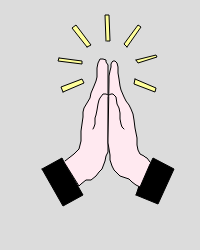
Frame 1 (no input)
Frame 60 (no input): identical to frame 1, image omitted
Frame 120 (the mouse pressed at the canvas centre since frame 60): identical to frame 1, image omitted

The p5.js sketch that drew this single still picture (run headless with seeded random() and noise() and a simulated clock; from frame 60 on, the mouse is pressed at the canvas centre):

// p5.js sketch
// ── sketch.js
function setup() {
  createCanvas(200, 250);
}

function draw() {
  background(220);
  fill(0, 0, 0);
  beginShape();
  vertex(42, 169);
  vertex(62, 158);
  vertex(64, 162);
  vertex(83, 195);
  vertex(63, 206);
  vertex(42, 169);
  endShape();
  beginShape();
  vertex(136, 195);
  vertex(139, 186);
  vertex(153, 158);
  vertex(174, 169);
  vertex(158, 204);
  vertex(136, 195);
  endShape();
  fill(255, 233, 240);
  beginShape();
  vertex(65, 161);
  vertex(74, 154);
  vertex(79, 149);
  vertex(80, 145);
  vertex(81, 141);
  vertex(81, 135);
  vertex(81, 131);
  vertex(82, 124);
  vertex(83, 117);
  vertex(83, 112);
  vertex(84, 108);
  vertex(87, 103);
  vertex(87, 103);
  vertex(90, 98);
  vertex(91, 93);
  vertex(94, 86);
  vertex(96, 81);
  vertex(97, 77);
  vertex(97, 72);
  vertex(97, 68);
  vertex(98, 63);
  vertex(100, 59);
  vertex(103, 59);
  vertex(106, 60);
  vertex(106, 62);
  vertex(108, 65);
  vertex(108, 69);
  vertex(108, 77);
  vertex(108, 89);
  vertex(108, 100);
  vertex(108, 109);
  vertex(108, 120);
  vertex(108, 131);
  vertex(108, 141);
  vertex(108, 152);
  vertex(106, 156);
  vertex(105, 161);
  vertex(102, 169);
  vertex(99, 172);
  vertex(96, 176);
  vertex(91, 180);
  vertex(86, 180);
  vertex(81, 184);
  vertex(79, 186);
  vertex(64, 162);
  endShape();
  beginShape();
  vertex(150, 162);
  vertex(147, 158);
  vertex(145, 157);
  vertex(144, 156);
  vertex(140, 154);
  vertex(138, 150);
  vertex(137, 145);
  vertex(137, 138);
  vertex(136, 133);
  vertex(135, 128);
  vertex(134, 120);
  vertex(133, 114);
  vertex(131, 109);
  vertex(129, 105);
  vertex(126, 101);
  vertex(124, 97);
  vertex(121, 90);
  vertex(120, 86);
  vertex(119, 79);
  vertex(118, 73);
  vertex(118, 67);
  vertex(117, 63);
  vertex(115, 61);
  vertex(114, 61);
  vertex(113, 61);
  vertex(113, 61);
  vertex(112, 62);
  vertex(111, 64);
  vertex(111, 64);
  vertex(111, 67);
  vertex(110, 71);
  vertex(109, 76);
  vertex(109, 81);
  vertex(108, 139);
  vertex(108, 143);
  vertex(109, 149);
  vertex(109, 149);
  vertex(110, 155);
  vertex(110, 160);
  vertex(112, 166);
  vertex(114, 170);
  vertex(117, 173);
  vertex(120, 176);
  vertex(123, 177);
  vertex(129, 179);
  vertex(132, 182);
  vertex(136, 185);
  vertex(140, 187);
  vertex(150, 164);
  endShape();
  beginShape();
  vertex(93, 129);
  vertex(94, 127);
  vertex(95, 124);
  vertex(95, 121);
  vertex(95, 118);
  vertex(96, 115);
  vertex(97, 110);
  vertex(98, 104);
  vertex(99, 100);
  vertex(100, 98);
  vertex(103, 94);
  vertex(106, 94);
  vertex(108, 95);
  endShape();
  beginShape();
  vertex(124, 129);
  vertex(122, 127);
  vertex(121, 124);
  vertex(120, 119);
  vertex(120, 113);
  vertex(119, 108);
  vertex(117, 104);
  vertex(116, 97);
  vertex(113, 94);
  vertex(111, 94);
  vertex(109, 95);
  endShape();
  fill(255, 255, 155);
  beginShape();
  vertex(63, 92);
  vertex(84, 83);
  vertex(82, 79);
  vertex(61, 87);
  vertex(63, 92);
  endShape();
  beginShape();
  vertex(59, 58);
  vertex(82, 61);
  vertex(82, 64);
  vertex(58, 61);
  vertex(59, 58);
  endShape();
  beginShape();
  vertex(87, 47);
  vertex(72, 28);
  vertex(76, 25);
  vertex(91, 45);
  vertex(87, 47);
  endShape();
  beginShape();
  vertex(106, 41);
  vertex(105, 15);
  vertex(109, 15);
  vertex(110, 41);
  vertex(107, 41);
  endShape();
  beginShape();
  vertex(135, 79);
  vertex(156, 88);
  vertex(155, 92);
  vertex(134, 84);
  vertex(135, 79);
  endShape();
  beginShape();
  vertex(136, 60);
  vertex(156, 55);
  vertex(157, 57);
  vertex(138, 63);
  vertex(136, 60);
  endShape();
  beginShape();
  vertex(127, 47);
  vertex(141, 27);
  vertex(138, 25);
  vertex(124, 44);
  vertex(127, 47);
  endShape();
}
